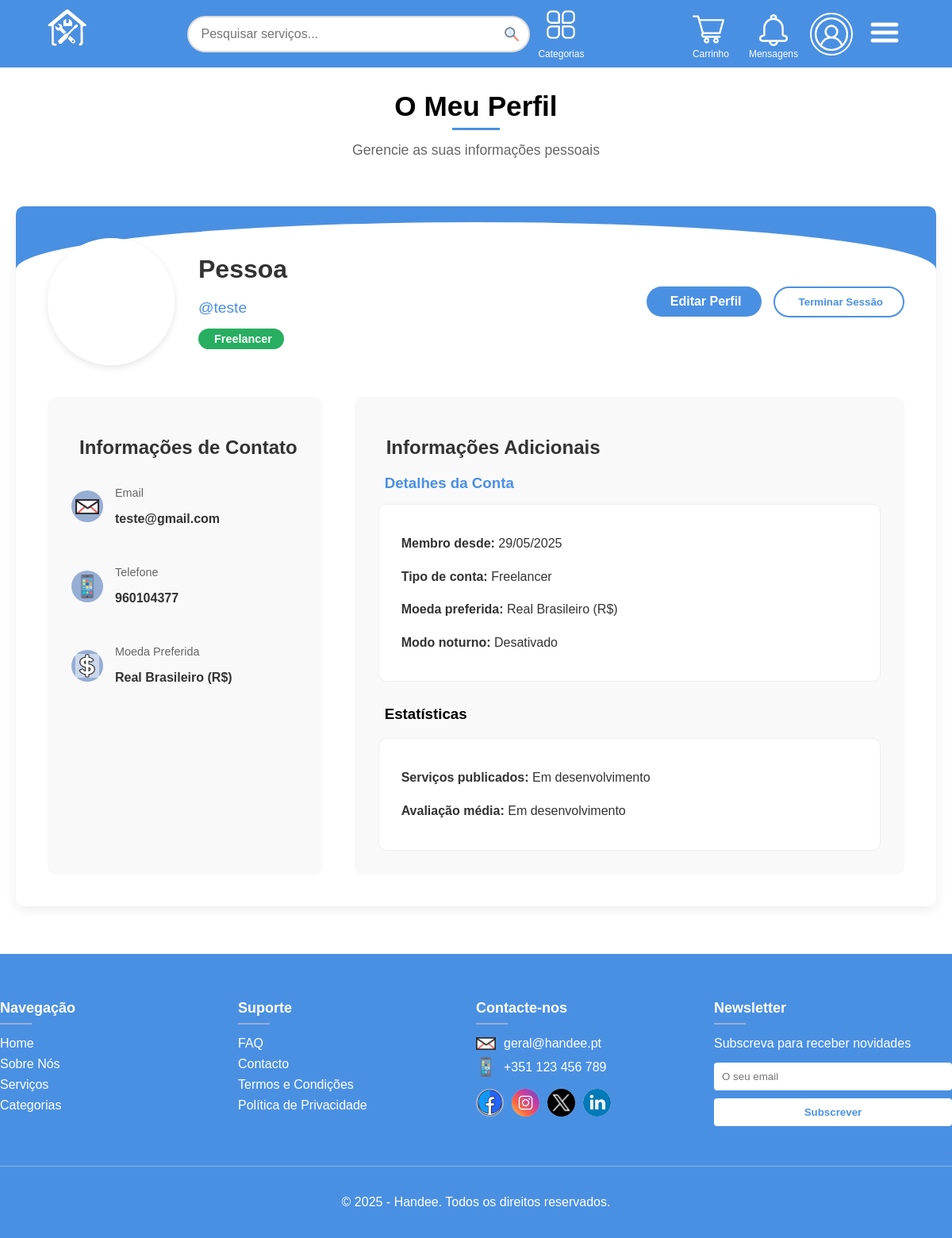
Before: /Views/profile/profile.php (signed in) with the older database file.
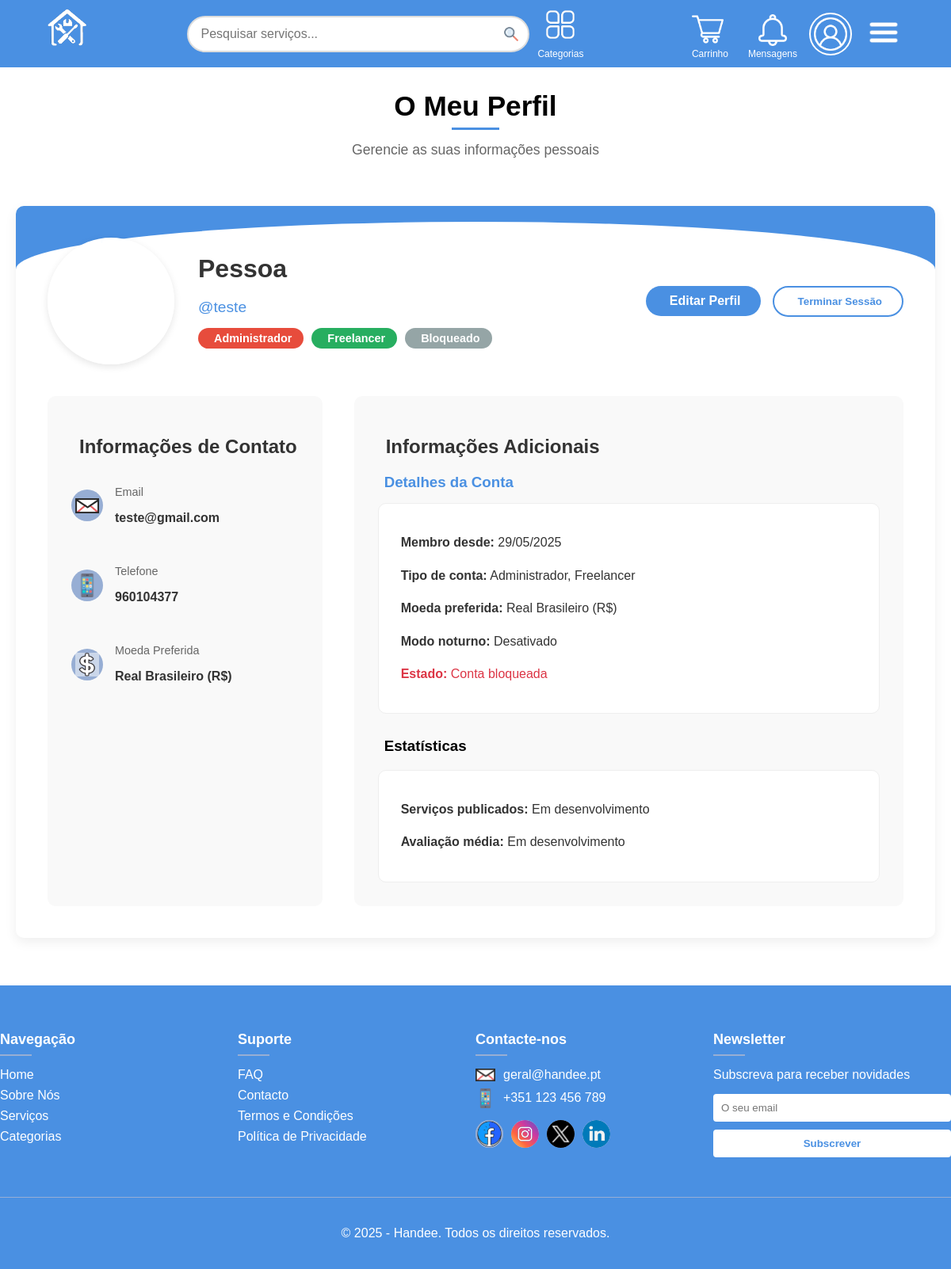
After: the same page with the newer database file.
### Utils/session.php (called while the page is built, shortened)
<?php
function getCurrentUserId(){
    return isset($_SESSION['user_id']) ? $_SESSION['user_id'] : null;
}
?>

### Controllers/userController.php (called while the page is built, shortened)
<?php
function getUserCompleteData($userId) {
    try {
        $db = getDatabaseConnection();
        $stmt = $db->prepare("
            SELECT id, name_, password_, email, username, web_link,
                   phone_number, profile_photo, is_admin, creation_date,
                   is_freelancer, currency, is_blocked, night_mode
            FROM User_
            WHERE id = :id
        ");
        $stmt->execute([':id' => $userId]);
        $userData = $stmt->fetch(PDO::FETCH_ASSOC);
        $userData['web_link'] = $userData['web_link'] ?? '';
        $userData['phone_number'] = $userData['phone_number'] ?? '';
        $userData['profile_photo'] = $userData['profile_photo'] ?? null;
        $userData['is_admin'] = (bool)$userData['is_admin'];
        $userData['is_blocked'] = (bool)$userData['is_blocked'];
        $userData['is_freelancer'] = (bool)$userData['is_freelancer'];
        $userData['night_mode'] = (bool)$userData['night_mode'];
        return $userData;
    } catch (PDOException $e) {
        error_log("Erro ao obter dados completos do utilizador: " . $e->getMessage());
        return null;
    }
}
function getAvailableCurrencies() {
    return [
        'eur' => 'Euro (€)',
        'usd' => 'Dólar Americano ($)',
        'gbp' => 'Libra Esterlina (£)',
        'brl' => 'Real Brasileiro (R$)'
    ];
}
?>

### Views/profile/profile.php (the view, shortened to what the changed rows need)
<?php
require_once(BASE_PATH . "/Utils/session.php");
require_once(BASE_PATH . "/Templates/common_elems.php");
require_once(BASE_PATH . "/Controllers/userController.php");
$profileUserId = isset($_GET['id']) ? intval($_GET['id']) : null;
if (!$profileUserId) {
    $profileUserId = getCurrentUserId();
}
$userData = getUserCompleteData($profileUserId);
$isOwnProfile = (getCurrentUserId() == $profileUserId);
$availableCurrencies = getAvailableCurrencies();
$currencyName = $availableCurrencies[$userData['currency']] ?? 'Euro (€)';
?>
<main>
    <section class="section-header">
        <h2><?php echo $isOwnProfile ? 'O Meu Perfil' : 'Perfil de Utilizador'; ?></h2>
    </section>
    <section class="profile-section">
        <div class="profile-container">
            <div class="profile-main">
                <div class="profile-info">
                    <h1><?php echo htmlspecialchars($userData['name_']); ?></h1>
                    <div class="profile-badges">
                        <?php if ($userData['is_admin']): ?>
                            <span class="badge badge-admin">
                                Administrador
                            </span>
                        <?php endif; ?>
                        <?php if ($userData['is_freelancer']): ?>
                            <span class="badge badge-freelancer">
                                Freelancer
                            </span>
                        <?php endif; ?>
                        <?php if ($userData['is_blocked']): ?>
                            <span class="badge badge-blocked">
                                Bloqueado
                            </span>
                        <?php endif; ?>
                    </div>
                </div>
            </div>
            <div class="profile-content">
                <div class="profile-grid">
                    <div class="profile-contact">
                        <h2>
                            Informações <?php echo $isOwnProfile ? 'de Contato' : 'Públicas'; ?>
                        </h2>
                    </div>
                    <div class="profile-details">
                        <h2>
                            Informações Adicionais
                        </h2>
                        <div class="bio-section">
                            <div class="bio-content">
                                <p>
                                    <strong>Membro desde:</strong> <?php echo date('d/m/Y', strtotime($userData['creation_date'])); ?>
                                </p>
                                <p>
                                    <strong>Tipo de conta:</strong>
                                    <?php
                                    $accountTypes = [];
                                    if ($userData['is_admin']) $accountTypes[] = 'Administrador';
                                    if ($userData['is_freelancer']) $accountTypes[] = 'Freelancer';
                                    echo implode(', ', $accountTypes);
                                    ?>
                                </p>
                                <?php if ($isOwnProfile): ?>
                                <p>
                                    <strong>Moeda preferida:</strong> <?php echo htmlspecialchars($currencyName); ?>
                                </p>
                                <p>
                                    <strong>Modo noturno:</strong>
                                    <?php echo $userData['night_mode'] ? 'Ativado' : 'Desativado'; ?>
                                </p>
                                <?php endif; ?>
                                <?php if ($userData['is_blocked']): ?>
                                <p style="color: #dc3545;">
                                    <strong>Estado:</strong> Conta bloqueada
                                </p>
                                <?php endif; ?>
                            </div>
                        </div>
                    </div>
                </div>
            </div>
        </div>
    </section>
</main>

Changed rows visible on the page:
changed user_ "Pessoa": is_admin False → True (drawn); is_blocked False → True (drawn)
Other visible differences:
implode(', ', $accountTypes): "Freelancer" → "Administrador, Freelancer"
text now shown: "Administrador Bloqueado Estado: Conta bloqueada"
